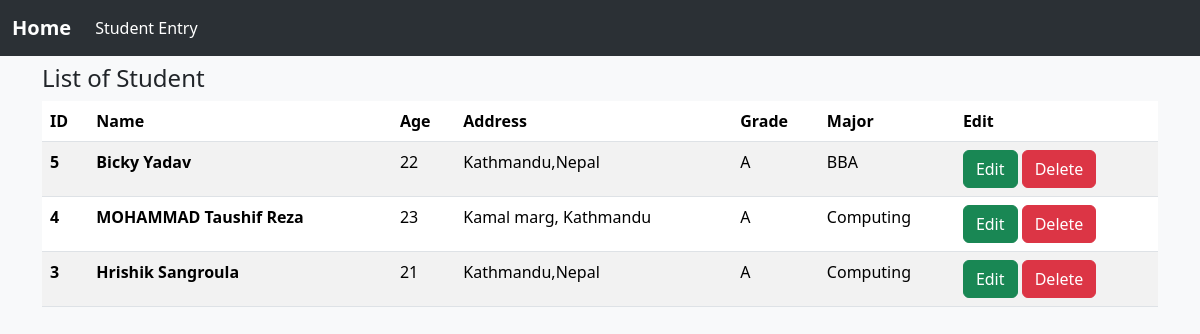
The page / on the database its author committed.
### student/models.py (models this page shows)
class Student(models.Model):
    name = models.CharField(max_length=50)
    age = models.PositiveIntegerField()
    address = models.CharField(max_length=50)
    grade = models.CharField(max_length=10)
    major = models.CharField(max_length=50)

### student/views.py (the view)
# urls.py: path("", views.home_page, name="home_page"),
def home_page(request):
    student_data = Student.objects.all().order_by("-pk")
    return render(
        request,
        "student/index.html",
        {
            "student_data": student_data,
        },
    )

### student/templates/student/index.html (shortened to what this page needs)
{% extends 'base.html' %}
{% load static %}
{% block content %}
<section class="container">
  <h4 class="my-2">List of Student</h4>
  <table class="table table-white table-striped">
    <thead>
      <tr>
        <th scope="col">ID</th>
        <th scope="col">Name</th>
        <th scope="col">Age</th>
        <th scope="col">Address</th>
        <th scope="col">Grade</th>
        <th scope="col">Major</th>
        <th scope="col">Edit</th>
      </tr>
    </thead>
    <tbody>
      {% for student in student_data %}
      <tr>
        <th scope="row">{{ student.pk }}</th>
        <th scope="row">{{ student.name }}</th>
        <td>{{ student.age }}</td>
        <td>{{ student.address }}</td>
        <td>{{ student.grade }}</td>
        <td>{{ student.major }}</td>
        <td>
          <button type="button" class="btn btn-success">
            <a
              href="{% url 'edit_student' student.pk %}"
              style="text-decoration: none"
              class="text-white"
              >Edit</a
            >
          </button>
          <button type="button" class="btn btn-danger">
            <a
              href="{% url 'delete_student' student.pk %}"
              style="text-decoration: none"
              class="text-white"
              >Delete</a
            >
          </button>
        </td>
      </tr>
      {% endfor %}
    </tbody>
  </table>
</section>
{% endblock content %}

### templates/base.html (shortened to what this page needs)
{% load static %}
<!DOCTYPE html>
<html lang="en">
  <head>
    <link
      href="https://cdn.jsdelivr.net/npm/bootstrap@5.3.1/dist/css/bootstrap.min.css"
      rel="stylesheet"
    />
  </head>
  <body class="bg-light">
    <nav
      class="navbar bg-dark navbar-expand-lg bg-body-tertiary"
      data-bs-theme="dark"
    >
      <div class="container-fluid">
        <a class="navbar-brand" href="{% url 'home_page' %}"
          ><strong>Home</strong></a
        >
        <div class="collapse navbar-collapse" id="navbarSupportedContent">
          <ul class="navbar-nav me-auto mb-2 mb-lg-0">
            <li class="nav-item">
              <a
                class="nav-link active"
                aria-current="page"
                href="{% url 'student_register_page' %}"
                >Student Entry</a
              >
            </li>
          </ul>
        </div>
      </div>
    </nav>
    {% block content %} {% endblock content %}
  </body>
</html>

### rows shown on the page
Student: pk "5", name "Bicky Yadav", age "22", address "Kathmandu,Nepal", grade "A", major "BBA"
Student: pk "4", name "MOHAMMAD Taushif Reza", age "23", address "Kamal marg, Kathmandu", grade "A", major "Computing"
Student: pk "3", name "Hrishik Sangroula", age "21", address "Kathmandu,Nepal", grade "A", major "Computing"
